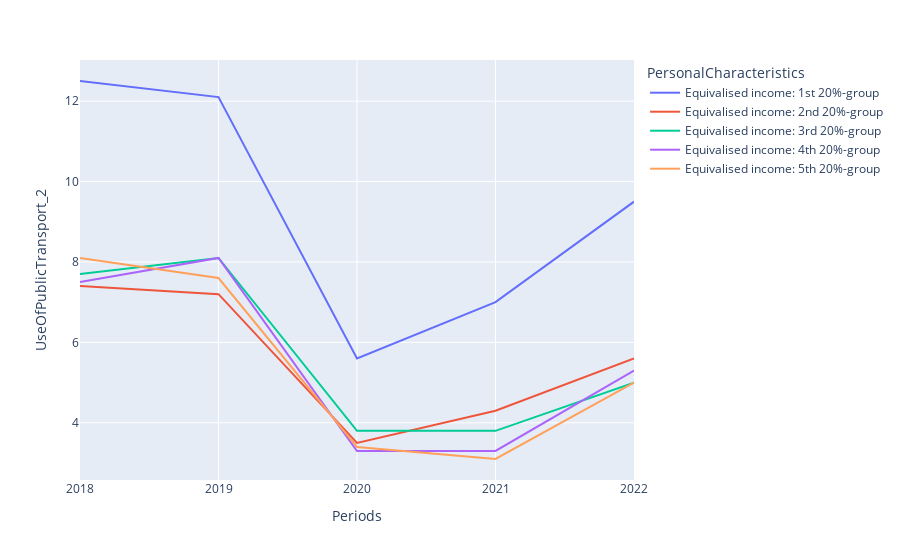

Notebook source saved alongside this figure:
### Code cell
# First we create a series named mask to indicate which values contain info about income 
mask = df_sorted['PersonalCharacteristics'].str.startswith('Equi');
# Then the dataframe is made with this info 
df_income = df_sorted[mask];
# Lastly the dataframe is plotted
fig = px.line(df_income, y='UseOfPublicTransport_2', x='Periods', color='PersonalCharacteristics')
fig.show()

### Figure 1 — Plotly figure (JSON) as saved in the notebook; plotly's stock layout.template omitted (floating-point values rounded to 4 significant figures)
{"data": [{"hovertemplate": "PersonalCharacteristics=Equivalised income: 1st 20%-group<br>Periods=%{x}<br>UseOfPublicTransport_2=%{y}<extra></extra>", "legendgroup": "Equivalised income: 1st 20%-group", "line": {"color": "#636efa", "dash": "solid"}, "marker": {"symbol": "circle"}, "mode": "lines", "name": "Equivalised income: 1st 20%-group", "orientation": "v", "showlegend": true, "type": "scatter", "x": ["2018", "2019", "2020", "2021", "2022"], "xaxis": "x", "y": [12.5, 12.1, 5.6, 7, 9.5], "yaxis": "y"}, {"hovertemplate": "PersonalCharacteristics=Equivalised income: 2nd 20%-group<br>Periods=%{x}<br>UseOfPublicTransport_2=%{y}<extra></extra>", "legendgroup": "Equivalised income: 2nd 20%-group", "line": {"color": "#EF553B", "dash": "solid"}, "marker": {"symbol": "circle"}, "mode": "lines", "name": "Equivalised income: 2nd 20%-group", "orientation": "v", "showlegend": true, "type": "scatter", "x": ["2018", "2019", "2020", "2021", "2022"], "xaxis": "x", "y": [7.4, 7.2, 3.5, 4.3, 5.6], "yaxis": "y"}, {"hovertemplate": "PersonalCharacteristics=Equivalised income: 3rd 20%-group<br>Periods=%{x}<br>UseOfPublicTransport_2=%{y}<extra></extra>", "legendgroup": "Equivalised income: 3rd 20%-group", "line": {"color": "#00cc96", "dash": "solid"}, "marker": {"symbol": "circle"}, "mode": "lines", "name": "Equivalised income: 3rd 20%-group", "orientation": "v", "showlegend": true, "type": "scatter", "x": ["2018", "2019", "2020", "2021", "2022"], "xaxis": "x", "y": [7.7, 8.1, 3.8, 3.8, 5], "yaxis": "y"}, {"hovertemplate": "PersonalCharacteristics=Equivalised income: 4th 20%-group<br>Periods=%{x}<br>UseOfPublicTransport_2=%{y}<extra></extra>", "legendgroup": "Equivalised income: 4th 20%-group", "line": {"color": "#ab63fa", "dash": "solid"}, "marker": {"symbol": "circle"}, "mode": "lines", "name": "Equivalised income: 4th 20%-group", "orientation": "v", "showlegend": true, "type": "scatter", "x": ["2018", "2019", "2020", "2021", "2022"], "xaxis": "x", "y": [7.5, 8.1, 3.3, 3.3, 5.3], "yaxis": "y"}, {"hovertemplate": "PersonalCharacteristics=Equivalised income: 5th 20%-group<br>Periods=%{x}<br>UseOfPublicTransport_2=%{y}<extra></extra>", "legendgroup": "Equivalised income: 5th 20%-group", "line": {"color": "#FFA15A", "dash": "solid"}, "marker": {"symbol": "circle"}, "mode": "lines", "name": "Equivalised income: 5th 20%-group", "orientation": "v", "showlegend": true, "type": "scatter", "x": ["2018", "2019", "2020", "2021", "2022"], "xaxis": "x", "y": [8.1, 7.6, 3.4, 3.1, 5], "yaxis": "y"}], "layout": {"autosize": true, "legend": {"title": {"text": "PersonalCharacteristics"}, "tracegroupgap": 0}, "margin": {"t": 60}, "xaxis": {"anchor": "y", "autorange": true, "domain": [0, 1], "range": [0, 4], "title": {"text": "Periods"}, "type": "category"}, "yaxis": {"anchor": "x", "autorange": true, "domain": [0, 1], "range": [2.578, 13.02], "title": {"text": "UseOfPublicTransport_2"}, "type": "linear"}}}
